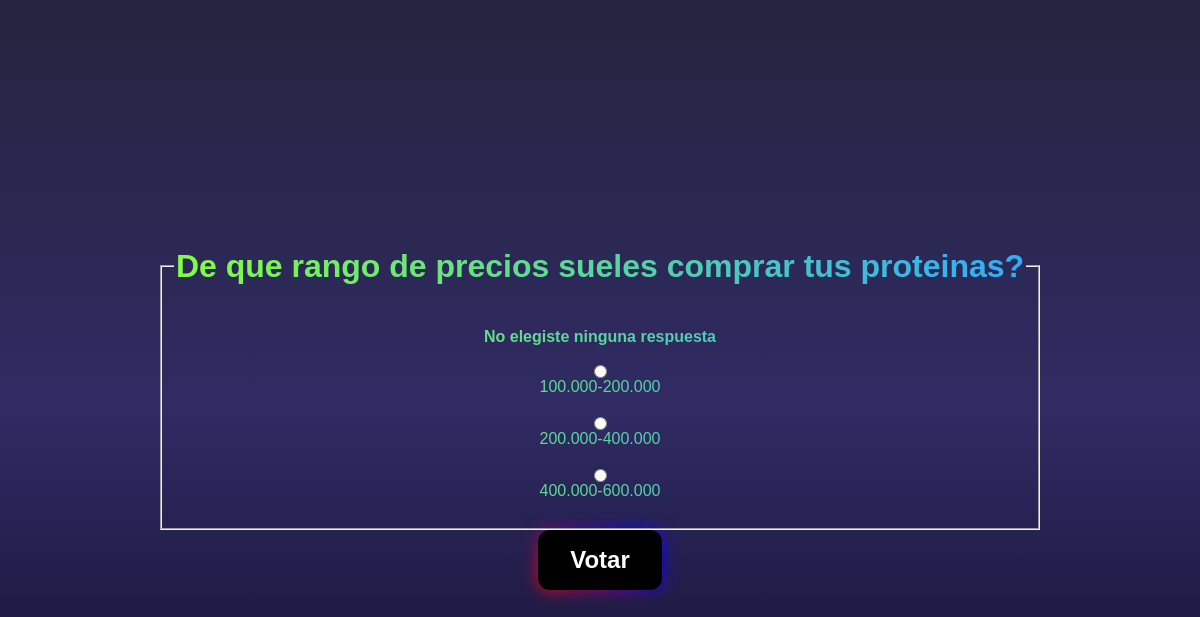
Page /polls/4/vote on the committed database.
### polls/models.py (models this page shows, shortened)
class Question(models.Model):
    question_text = models.CharField(max_length=200) #string
    pub_date = models.DateTimeField("Date published")

class Choice(models.Model):
    question = models.ForeignKey(Question, on_delete=models.CASCADE)#on_delete=models.CASCADE "si se borra la pregunta, las respuestas tambien serán borradas"
    choice_text=models.CharField(max_length=200)
    votes=models.IntegerField(default=0)

### polls/views.py (the view)
# urls.py: path("<int:question_id>/vote", views.vote, name='vote'),
def vote(request, question_id):
    question=get_object_or_404(Question,pk=question_id)
    try:
        selected_choice=question.choice_set.get(pk=request.POST["choice"])
    except (KeyError, Choice.DoesNotExist):
        return render(request, "polls/detail.html",{
            "question":question,
            "error_message":"No elegiste ninguna respuesta"
        })
    else:
        selected_choice.votes +=1
        selected_choice.save()
        return HttpResponseRedirect(reverse("polls:results",args=(question_id,)))

### polls/templates/polls/detail.html (shortened to what this page needs)
{% load static %}
<!DOCTYPE html>
<html lang="en">
<head>
    <link rel="stylesheet" href="{% static 'polls/style.css' %}">
    <link rel="stylesheet" href="{% static 'polls/detail.css' %}">
</head>
<body>
    <form action="{% url 'polls:vote' question.id %}" method="post">
            <fieldset>
                <legend><h1>{{question.question_text}}</h1></legend>
                {% if error_message %}
                    <p><strong>{{error_message}}</strong></p>
                {% endif %}
                {% for choice in question.choice_set.all %}
                    <input
                        type="radio"
                        name="choice"
                        id="choice {{forloop.counter}}"
                        value="{{choice.id}}"
                    >
                    <label for="choice {{forloop.counter}}">
                        {{choice.choice_text}}
                    </label>
                    <br>
                {% endfor %}
            </fieldset>
            <button>Votar</button>
        </form>
</body>
</html>

### polls/static/polls/style.css (style rules this page uses)
body, header, ul, li, footer { align-items: center; display: flex; justify-content: center; }
body { background: #0f0c29; background: -webkit-linear-gradient(to bottom, #24243e, #302b63, #0f0c29); background: linear-gradient(to bottom, #24243e, #302b63, #0f0c29); flex-direction: column; font-family: Arial, Helvetica, sans-serif; height: 100vh; }

### polls/static/polls/detail.css (style rules this page uses)
body { align-items: center; display: flex; justify-content: center; background: #0f0c29; background: -webkit-linear-gradient(to bottom, #24243e, #302b63, #0f0c29); background: linear-gradient(to bottom, #24243e, #302b63, #0f0c29); flex-direction: column; font-family: Arial, Helvetica, sans-serif; height: 100vh; }
form { background: linear-gradient( to right, hsl(98, 100%, 62%), hsl(204, 100%, 59%) ); -webkit-background-clip: text; -webkit-text-fill-color: transparent; text-align: center; }
fieldset { align-items: center; display: flex; justify-content: center; flex-direction: column; }
button { background: black; cursor: pointer; border: none; padding: 16px 32px; -webkit-text-fill-color: white; font-size: 24px; font-weight: bold; position: relative; border-radius: 12px; }
button::before { content: ""; position: absolute; top: 0; left: 0; z-index: -1; width: 100%; height: 100%; background: linear-gradient( 45deg, red,blue,deeppink,blue,red,blue,deeppink, blue ); background-size: 800%; border-radius: 10px; filter: blur(8px); animation: glowing 20s linear infinite; }

### rows in the picture
Question: question_text "De que rango de precios sueles comprar tus proteinas?"
Choice: choice_text "100.000-200.000"
Choice: choice_text "200.000-400.000"
Choice: choice_text "400.000-600.000"

### other values in the picture
{{ error_message }} "No elegiste ninguna respuesta"
